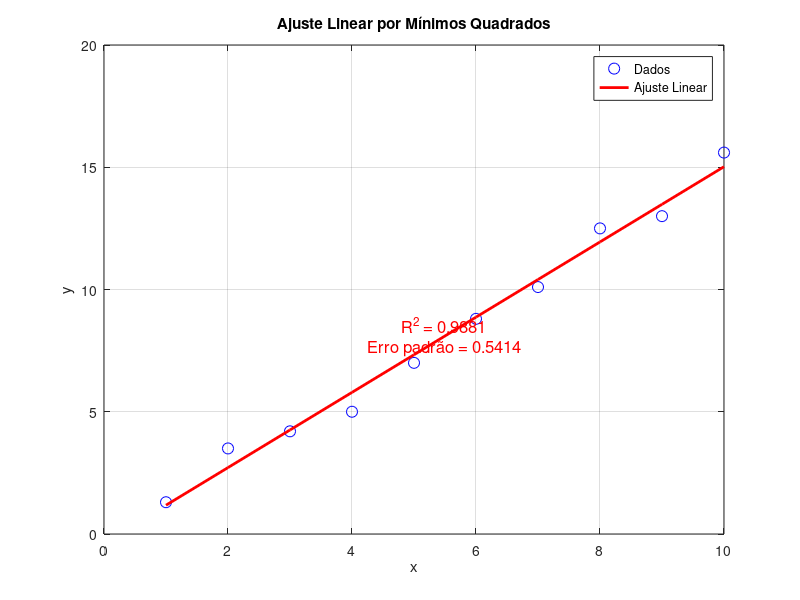

Recreate this plot in MATLAB.
function lista12Questao1RegressaoLinear()
    % Definição dos dados
    xi = [1 2 3 4 5 6 7 8 9 10]';
    yi = [1.3 3.5 4.2 5.0 7.0 8.8 10.1 12.5 13.0 15.6]';

    % Execução do método de regressão linear
    [a1, a2, desvio_padrao_total, erro_padrao_estimativa, r2, residuos, y_adjusted] = regressao_linear(xi, yi);

    % Exibir detalhes no terminal
    disp('=== RESULTADOS DO AJUSTE LINEAR ===');
    fprintf('Coeficiente de inclinação (a1): %.4f\n', a1);
    fprintf('Coeficiente de interseção (a2): %.4f\n', a2);
    fprintf('Desvio padrão total: %.4f\n', desvio_padrao_total);
    fprintf('Erro padrão da estimativa: %.4f\n', erro_padrao_estimativa);
    fprintf('Coeficiente de determinação (r^2): %.4f\n\n', r2);

    % Mostrar somatórios
    disp('--- Somatórios ---');
    fprintf('Soma de x (Sx): %.2f\n', sum(xi));
    fprintf('Soma de y (Sy): %.2f\n', sum(yi));
    fprintf('Soma de x^2 (Sx2): %.2f\n', sum(xi .^ 2));
    fprintf('Soma de x*y (Sxy): %.2f\n\n', sum(xi .* yi));

    % Mostrar resíduos e comparação
    disp('--- Comparação dos Dados ---');
    fprintf('%-10s %-10s %-15s %-10s\n', 'x', 'y_real', 'y_ajustado', 'residuo');
    for i = 1:length(xi)
        fprintf('%-10.2f %-10.2f %-15.2f %-10.2f\n', xi(i), yi(i), y_adjusted(i), residuos(i));
    end

    % Plotar o ajuste
    plot_regressao(xi, yi, a1, a2, r2, erro_padrao_estimativa);
endfunction

function [a1, a2, desvio_padrao_total, erro_padrao_estimativa, r2, residuos, y_adjusted] = regressao_linear(x, y)
    % Número de pontos
    n = length(x);

    % Somatórios
    Sx = sum(x);
    Sy = sum(y);
    Sx2 = sum(x .^ 2);
    Sxy = sum(x .* y);

    % Cálculo dos coeficientes de ajuste
    a1 = (n * Sxy - Sx * Sy) / (n * Sx2 - Sx^2);
    a2 = mean(y) - a1 * mean(x);

    % Estatísticas
    Sy2 = sum((y - mean(y)).^2);  % Resíduo em relação à média
    y_adjusted = a1 * x + a2;     % Ajuste linear
    Se2 = sum((y - y_adjusted).^2); % Resíduo em relação ao ajuste

    desvio_padrao_total = sqrt(Sy2 / (n - 1));
    erro_padrao_estimativa = sqrt(Se2 / (n - 2));
    r2 = (Sy2 - Se2) / Sy2;

    % Resíduos
    residuos = y - y_adjusted;
endfunction

function plot_regressao(x, y, a1, a2, r2, erro_padrao_estimativa)
    % Plotar os pontos e a linha de ajuste
    y_adjusted = a1 * x + a2;
    figure;
    plot(x, y, 'bo', 'MarkerSize', 8); % Pontos reais
    hold on;
    plot(x, y_adjusted, 'r-', 'LineWidth', 2); % Linha de ajuste
    xlabel('x');
    ylabel('y');
    title('Ajuste Linear por Mínimos Quadrados');
    legend('Dados', 'Ajuste Linear');
    grid on;

    % Adicionar informações ao gráfico
    text(mean(x), mean(y), sprintf('R^2 = %.4f\nErro padrão = %.4f', r2, erro_padrao_estimativa), ...
        'FontSize', 12, 'Color', 'red', 'HorizontalAlignment', 'center');
endfunction

lista12Questao1RegressaoLinear();

